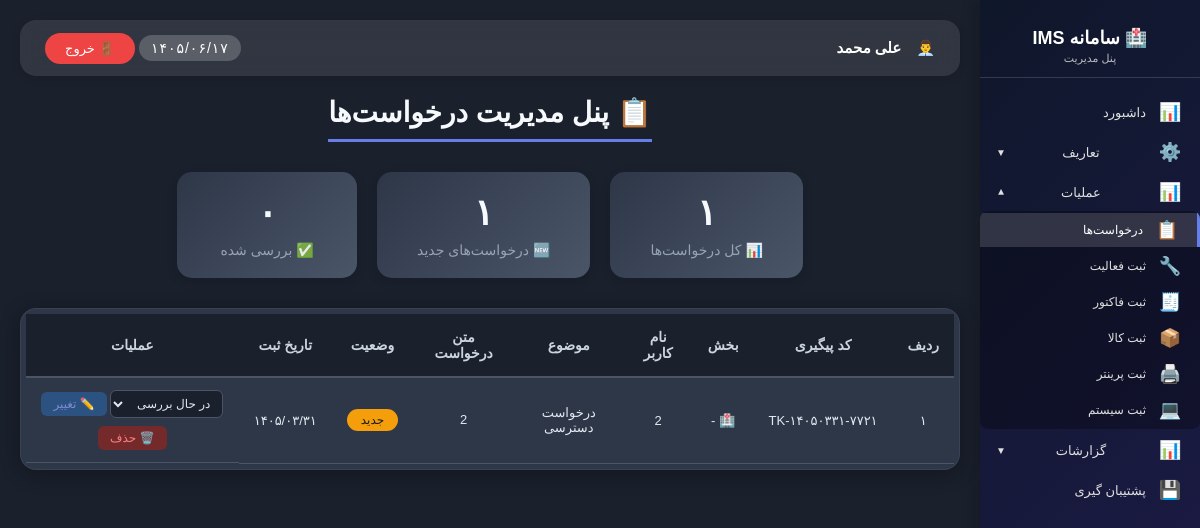
/requests.php (signed in), run on an earlier commit of the app's database.
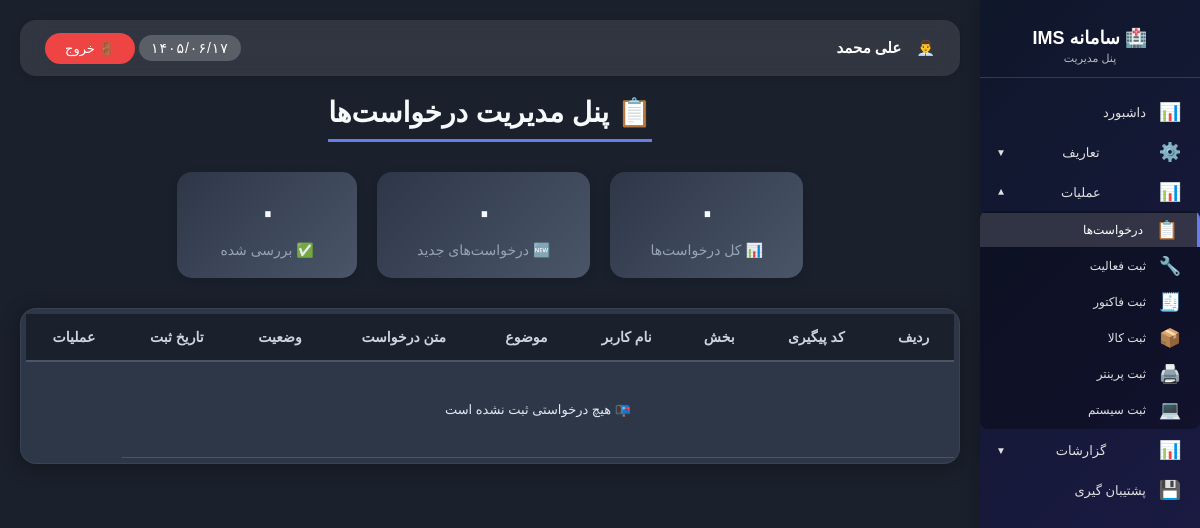
And on a later commit of the database.
### tables this page shows
CREATE TABLE `tickets` (
  `id` int(11) NOT NULL AUTO_INCREMENT,
  `tracking_code` varchar(20) NOT NULL,
  `user_id` int(11) DEFAULT NULL,
  `fullname` varchar(100) NOT NULL,
  `subject` varchar(100) NOT NULL,
  `department_id` int(11) DEFAULT NULL,
  `message` text NOT NULL,
  `status` enum('جدید','در حال بررسی','پاسخ داده شده','بسته شده') DEFAULT 'جدید',
  `created_at` varchar(50) DEFAULT NULL,
  PRIMARY KEY (`id`),
  UNIQUE KEY `tracking_code` (`tracking_code`),
  KEY `user_id` (`user_id`),
  KEY `department_id` (`department_id`)
);

### assets/jdf.php (called while the page is built, shortened)
<?php
function fa_number($number) {
    $persian = ['۰', '۱', '۲', '۳', '۴', '۵', '۶', '۷', '۸', '۹'];
    $english = ['0', '1', '2', '3', '4', '5', '6', '7', '8', '9'];
    return str_replace($english, $persian, $number);
}
?>

### functions.php (called while the page is built, shortened)
<?php
function hasPermission($permission_key) {
    if (isset($_SESSION['user_id']) && $_SESSION['user_id'] == 1) {
        return true;
    }
    return true;
}
function canEditTickets() { return hasPermission('tickets_edit'); }
function canDeleteTickets() { return hasPermission('tickets_delete'); }
?>

### requests.php (the view, shortened to what the changed rows need)
<?php
$db = getDB();
$stmt = $db->query("
    SELECT t.*, u.username, u.fullname as user_fullname, d.name as department_name
    FROM tickets t
    LEFT JOIN users u ON t.user_id = u.id
    LEFT JOIN departments d ON t.department_id = d.id
    ORDER BY t.created_at DESC
");
$tickets = $stmt->fetchAll();
$totalCount = count($tickets);
$newCount = 0;
foreach ($tickets as $t) {
    if ($t['status'] == 'جدید') $newCount++;
}
?>
<!DOCTYPE html>
<html lang="fa" dir="rtl">
<head>
</head>
<body>
<div class="admin-wrapper">
    <?php include 'sidebar.php'; ?>
    <div class="main-content">
        <div class="main-title">
            <h1>📋 پنل مدیریت درخواست‌ها</h1>
        </div>
        <div class="stats">
            <div class="stat-box">
                <div class="stat-number"><?php echo fa_number($totalCount); ?></div>
                <div class="stat-label">📊 کل درخواست‌ها</div>
            </div>
            <div class="stat-box">
                <div class="stat-number"><?php echo fa_number($newCount); ?></div>
                <div class="stat-label">🆕 درخواست‌های جدید</div>
            </div>
        </div>
        <div class="tickets-table data-table">
            <table>
                <thead>
                <tr>
                    <th>ردیف</th>
                    <th>کد پیگیری</th>
                    <th>بخش</th>
                    <th>نام کاربر</th>
                    <th>موضوع</th>
                    <th>متن درخواست</th>
                    <th>وضعیت</th>
                    <th>تاریخ ثبت</th>
                    <th>عملیات</th>
                </tr>
                </thead>
                <tbody>
                <?php if (empty($tickets)): ?>
                    <tr><td colspan="8" style="text-align:center;padding:40px;">📭 هیچ درخواستی ثبت نشده است</td></tr>
                <?php else: ?>
                    <?php $row_num = 1; ?>
                    <?php foreach ($tickets as $ticket): ?>
                        <?php
$statusClass = 'status-closed';
if ($ticket['status'] == 'جدید') {
    $statusClass = 'status-new';
} elseif ($ticket['status'] == 'در حال بررسی') {
    $statusClass = 'status-review';
} elseif ($ticket['status'] == 'پاسخ داده شده') {
    $statusClass = 'status-answered';
}
?>
                        <tr>
                            <td><?php echo fa_number($row_num); ?></td>
                            <td><?php echo fa_number(htmlspecialchars($ticket['tracking_code'])); ?></td>
                            <td>🏥 <?php echo htmlspecialchars($ticket['department_name'] ?? '-'); ?></td>
                            <td><?php echo htmlspecialchars($ticket['fullname']); ?></td>
                            <td><?php echo htmlspecialchars($ticket['subject']); ?></td>
                            <td class="message-cell"><?php echo nl2br(htmlspecialchars($ticket['message'])); ?></td>
                            <td><span class="status-badge <?php echo $statusClass; ?>"><?php echo $ticket['status']; ?></span></td>
<td class="date-ltr">
    <?= fa_number(str_replace('-', '/', htmlspecialchars($ticket['created_at']))); ?>
</td>
                            <td class="action-buttons">
                                <?php if (canEditTickets()): ?>
                                    <form method="post" style="display:inline;">
                                        <select name="new_status">
                                            <option value="در حال بررسی">در حال بررسی</option>
                                        </select>
                                        <button type="submit" name="change_status" class="status-btn-table">✏️ تغییر</button>
                                    </form>
                                <?php endif; ?>
                                <?php if (canDeleteTickets()): ?>
                                    <form method="post" style="display:inline;" onsubmit="return confirm('آیا از حذف این درخواست مطمئن هستید؟');">
                                        <button type="submit" name="delete_ticket" class="delete-btn-table">🗑️ حذف</button>
                                    </form>
                                <?php endif; ?>
                            </td>
                        </tr>
                        <?php $row_num++; ?>
                    <?php endforeach; ?>
                <?php endif; ?>
                </tbody>
            </table>
        </div>
    </div>
</div>
</body>
</html>

What changed in the data, as far as the page shows it:
removed tickets: row_num "۱", tracking_code "TK-۱۴۰۵۰۳۳۱-۷۷۲۱", department_name "-", fullname "2", subject "درخواست دسترسی", message "2", status "جدید", created_at "۱۴۰۵/۰۳/۳۱"
Also different on the page:
fa_number($totalCount): "۱" → "۰"
fa_number($newCount): "۱" → "۰"
text now shown: "📭 هیچ درخواستی ثبت نشده است"
